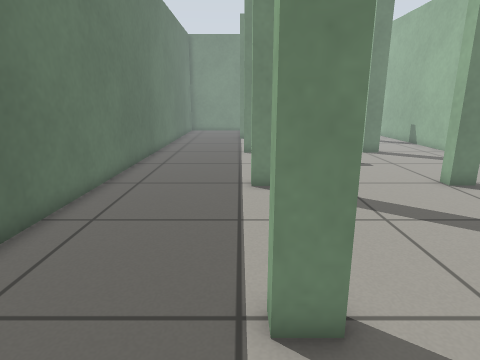
View 1 (above)

13 first-person views from a walk through a robot-simulator world made for Gazebo. The camera is 0.78 m above the floor, tilts 14° down and sees 75° across. The floor is counted in squares, 0.25 m on a side. Each view is taken from the middle of a square. On the plan, view 1 faces up. The plan holds only what a view shows up to about 20 squares ahead; the rest is blank.

View 2
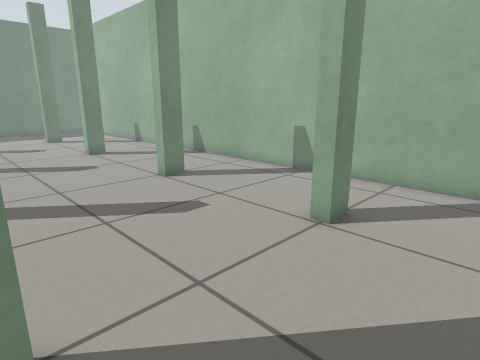

View 3
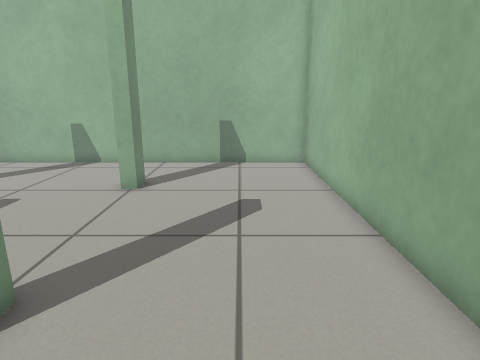

View 4
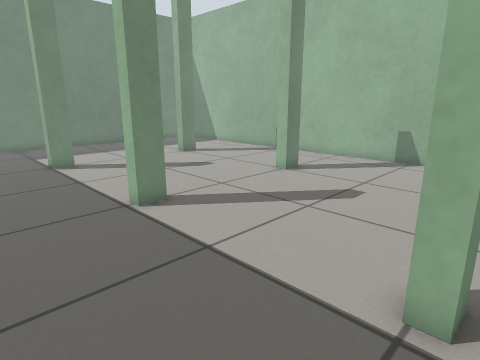

View 5
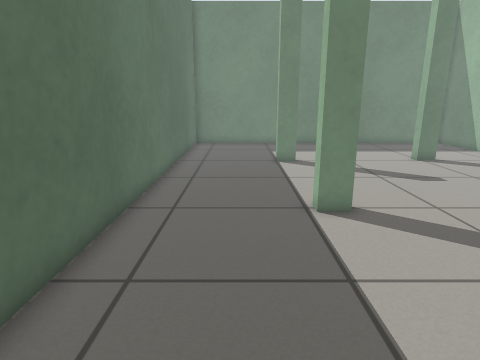

View 6
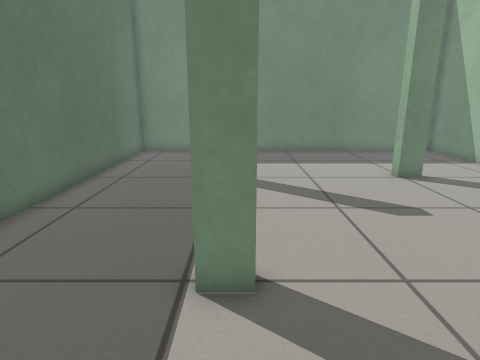

View 7
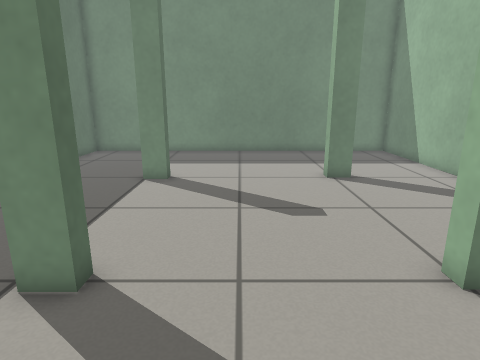

View 8
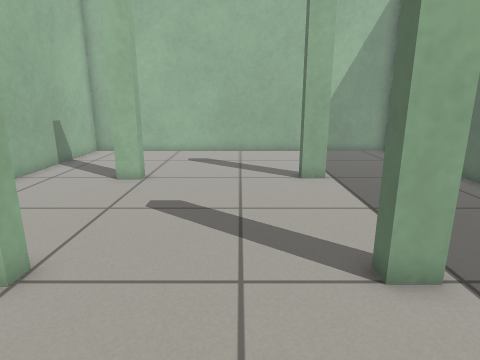

View 9
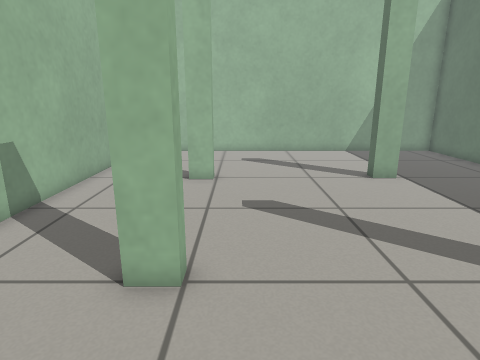

View 10
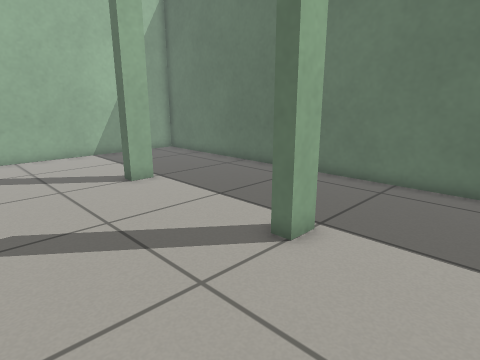

View 11
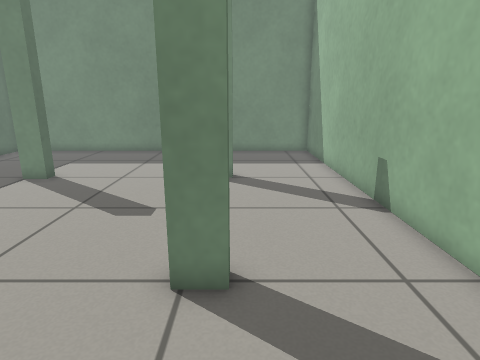

View 12
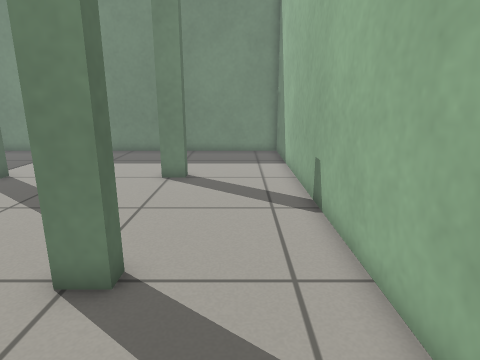

View 13
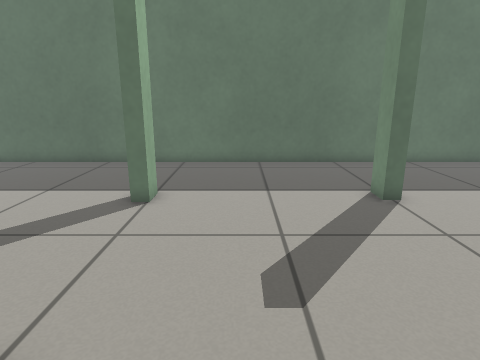

### Floor plan
Points are (right, up) in squares from view 1. A wall is a line through its corners. A room is listed if a view was taken in it or the views show most of it. See-through windows are left out.
Room 1 (views 1, 2, 3, 4, 5, 6, 7, 8, 9, 10, 11, 12, 13)
walls: (1.4, 12.1) (1.4, 11.5) (0.4, 11.5) (0.4, 12.1) (1.4, 12.1); (1.3, 20.4) (1.3, 19.7) (0.3, 19.7) (0.3, 20.4); (8.8, 20.4) (8.8, 19.7) (7.8, 19.7) (7.8, 20.4); (9.1, 11.5) (8.1, 11.5) (8.1, 12.1) (9.1, 12.1); (1.4, 4.2) (1.4, 3.6) (0.4, 3.6) (0.4, 4.2) (1.4, 4.2); (1, 28.2) (1, 27.6) (0, 27.6) (0, 28.2); (9.1, 3.8) (8.1, 3.8) (8.1, 4.4) (9.1, 4.4); (8.8, 28.5) (8.8, 27.9) (7.8, 27.9) (7.8, 28.5); (-5.4, -3.4) (13.4, -3.4) (13.4, 35.4) (-5.4, 35.4) (-5.4, -3.4)

Where each view was taken, in squares from view 1:
view 1: 0 up, 0 right, facing up
view 2: 0 up, 1 right, facing up-right
view 3: 0 up, 3 left, facing right
view 4: 11 up, 4 left, facing up-right
view 5: 11 up, 2 left, facing up
view 6: 15 up, 1 right, facing up
view 7: 15 up, 4 right, facing up
view 8: 17 up, 4 right, facing down
view 9: 17 up, 7 right, facing down
view 10: 16 up, 7 right, facing down-left
view 11: 15 up, 9 right, facing up
view 12: 15 up, 11 right, facing up
view 13: 15 up, 11 right, facing left
